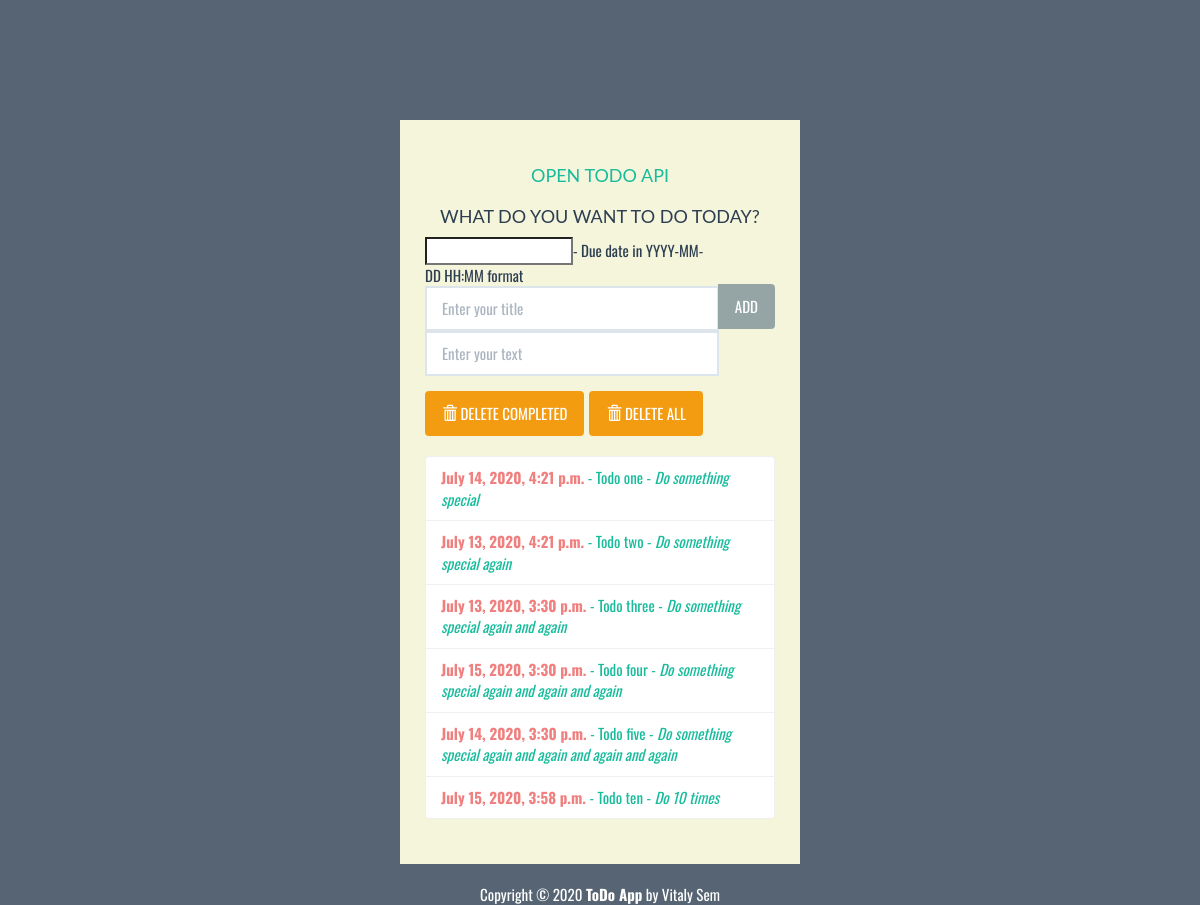
The page / on the database its author committed.
### todoapp/models.py (models this page shows, shortened)
class Todo(models.Model):
    due_date = models.DateTimeField('Due Date', default=datetime.now())
    title = models.CharField('Title', max_length=250)
    text = models.TextField('Text')
    complete = models.BooleanField('Completed', default=False)

### todoapp/views.py (the view)
# urls.py: path('', views.index, name='index'),
def index(request):
    todo_list = Todo.objects.order_by('id')
    form = TodoForm()
    context = {'todo_list': todo_list, 'form': form}
    return render(request, 'todoapp/index.html', context)

### todoapp/forms.py
class TodoForm(forms.Form):
    due_date = forms.DateTimeField(required=False)
    title = forms.CharField(
        required=True,
        max_length=250,
        widget=forms.TextInput(
            attrs={
                'class': 'form-control',
                'placeholder': 'Enter your title',
                'aria-label': 'Todo',
                'aria-describedby': 'add-btn',
            }
        )
    )
    text = forms.CharField(
        required=False,
        widget=forms.TextInput(
            attrs={
                'class': 'form-control',
                'placeholder': 'Enter your text',
                'aria-label': 'Todo',
                'aria-describedby': 'add-btn',
            }
        )
    )

### todoapp/templates/todoapp/index.html (shortened to what this page needs)
{% load static %}
<!DOCTYPE html>
<html lang="en">
	<head>
		<link rel="stylesheet" href="{% static 'todoapp/css/flatly.min.css' %}" />
		<link rel="stylesheet" href="{% static 'todoapp/styles.css' %}" />
	</head>
	<body>
		<div class="container-fluid" id="wrapper">
			<div class="row">
				<div class="col-lg-4 col-lg-offset-4" id="content">
					<h2><a href="/api">OPEN TODO API</a></h2>
					<h2>WHAT DO YOU WANT TO DO TODAY?</h2>
					<form action="{% url 'add_todo' %}" method="POST" role="form">
						<div class="form-group">
							<div class="input-group">
								{{ form.due_date }} - Due date in YYYY-MM-DD HH:MM format
								{{ form.title }}
								{{ form.text }}
								<span class="input-group-btn">
									<button type="submit" class="btn btn-default" id="add-btn">ADD</button>
								</span>
							</div>
						</div>
					</form>
					<div class="row t10">
						<div class="col-lg-12">
							<div class="btn-toolbar">
								<div class="btn-group">
                                    <a href="{% url 'delete_completed' %}">
										<button type="button" class="btn btn-warning">
											<i class="glyphicon glyphicon-trash"></i> DELETE COMPLETED
										</button>
									</a>
								</div>
								<div class="btn-group">
                                    <a href="{% url 'delete_all' %}">
                                        <button type="button" class="btn btn-warning">
                                            <i class="glyphicon glyphicon-trash"></i> DELETE ALL
                                        </button>
                                    </a>
								</div>
							</div>
						</div>
					</div>
					<ul class="list-group t20">
						{% for todo in todo_list %}
							{% if todo.complete %}
								<li class="list-group-item todo-completed">{{ todo.title }} - <i>{{ todo.text }}></i></li>
							{% else %}
								<li class="list-group-item">
                                    <a href="{% url 'complete_todo' todo.id %}">
                                        <strong style="color:lightcoral;">{{ todo.due_date }}</strong> - {{ todo.title }} - <i>{{ todo.text }}</i>
                                    </a>
                                </li>
							{% endif %}
						{% endfor %}
					</ul>
				</div>
			</div>
			<footer>
				<div class="row pad">
					<div class="col-lg-12 text-center">
						Copyright &copy; 2020 <strong>ToDo App</strong> by Vitaly Sem
					</div>
				</div>
			</footer>
		</div>
	</body>
</html>

### todoapp/static/todoapp/styles.css (style rules this page uses)
body { background: rgba(44, 62, 80, .8); font-family: 'Oswald', 'Futura', sans-serif; }
#wrapper { margin-top: 10% !important; }
#content { background: beige; padding: 25px; }
#content > h2 { font-size: 18px; text-align: center; padding-top: 0; }
.t10 { margin-top: 10px; }
.t20 { margin-top: 20px; }
footer { margin-top: 20px; color: white; }
.list-group-item { color: black; }

### rows shown on the page
Todo: due_date "July 14, 2020, 4:21 p.m.", title "Todo one", text "Do something special"
Todo: due_date "July 13, 2020, 4:21 p.m.", title "Todo two", text "Do something special again"
Todo: due_date "July 13, 2020, 3:30 p.m.", title "Todo three", text "Do something special again and again"
Todo: due_date "July 15, 2020, 3:30 p.m.", title "Todo four", text "Do something special again and again and again"
Todo: due_date "July 14, 2020, 3:30 p.m.", title "Todo five", text "Do something special again and again and again and again"
Todo: due_date "July 15, 2020, 3:58 p.m.", title "Todo ten", text "Do 10 times"
